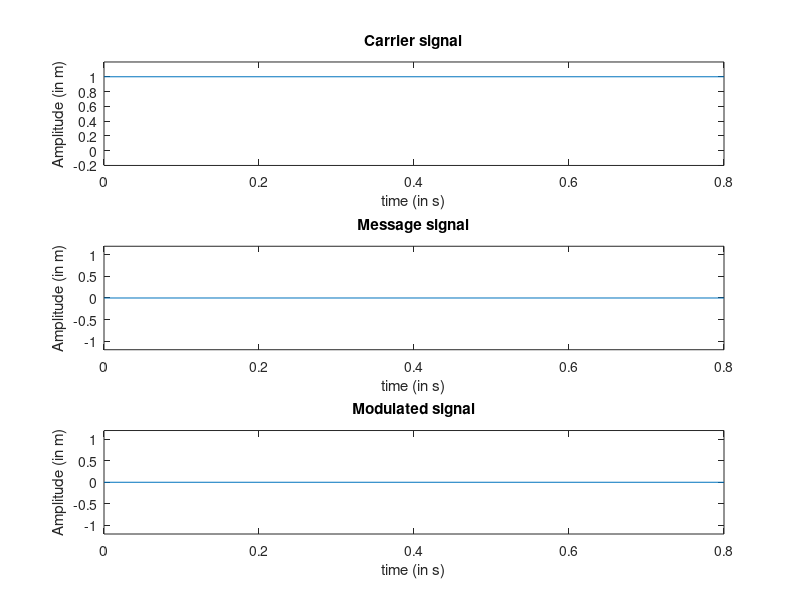

Write the MATLAB code that produced this figure.
clc;
clear all;
close all;

fc=input("Carrier signal frequency (in Hz):");
fm=input("Message signal frequency (in Hz):");
fs=input("Sampling signal frequency (in Hz):");

t=1;
dutycycle=50;
n=0:1/fs:t-1/fs;
s=square(2*pi*fc*n,dutycycle);

s(s<0)=0;
m=sin(2*pi*fm*n);
pam=m.*(s>0);
subplot(3,1,1);
plot(n,s);
title("Carrier signal");
ylabel("Amplitude (in m)");
xlabel("time (in s)");
ylim([-0.2 1.2]);
subplot(3,1,2);
plot(n,m);
title("Message signal");
ylabel("Amplitude (in m)");
xlabel("time (in s)");
ylim([-1.2 1.2]);

subplot(3,1,3);
plot(n,pam);
title("Modulated signal");
ylabel("Amplitude (in m)");
xlabel("time (in s)");
ylim([-1.2 1.2]);